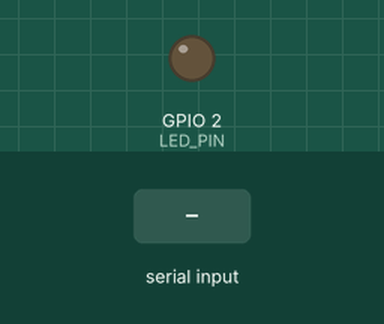
Simulated run of this sketch. Board: ESP32. On the bench: output pins drawn as LEDs (lit = HIGH). The inputs (shaded band) are chosen by the test bench. What the sketch prints to the serial monitor is not drawn.

Above: at 2.2 s.
2.3 s: "fade\n" received over Serial
At 3.37 s:
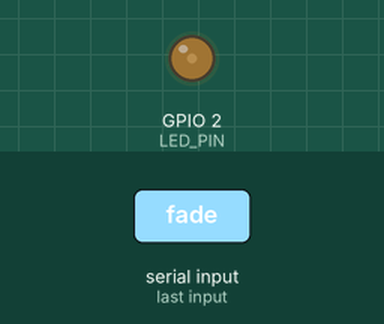
5.3 s: "on\n" received over Serial
6.8 s: "off\n" received over Serial
At 7.2 s:
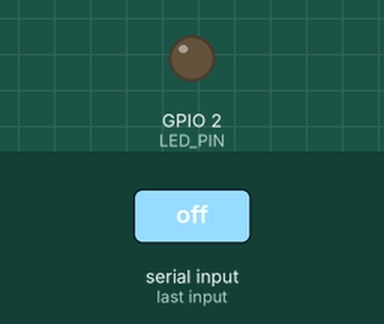
8.3 s: "duty 90\n" received over Serial
At 9.5 s:
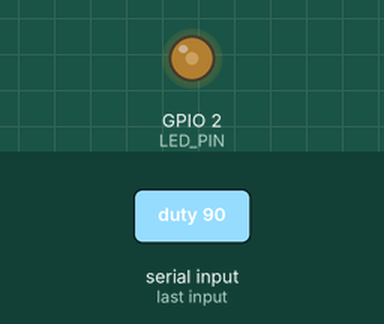
Timing chart, 0 to 10.8 s (numbered marks = the images above; inputs shaded):
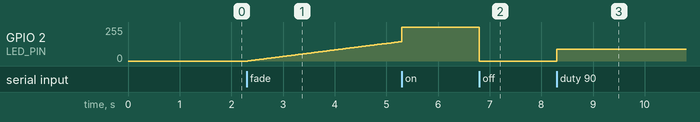

The sketch:

P03_Serial_Command_Controller.ino
```cpp
/*
 * ESP32 综合项目 P03：串口命令控制器
 *
 * 项目目标：
 * 1. 把串口通信、GPIO 输出和 GPIO 输入结合起来
 * 2. 学会设计简单的串口命令协议
 * 3. 学会解析带参数的串口命令
 * 4. 理解如何用非阻塞方式实现 LED 呼吸/渐变效果
 * 5. 理解命令行交互的基本设计思路
 *
 * 前置知识：
 * - 已完成教程 01~05，理解 GPIO、PWM、ADC、串口通信等
 *
 * 关键概念解释：
 *
 * 【串口命令协议】
 * 协议就是通信双方约定的"暗号"。
 * 本项目约定：电脑通过串口发送一行文本命令，ESP32 收到后执行对应动作。
 * 例如：
 * - "on"：点亮 LED
 * - "off"：熄灭 LED
 * - "read"：读取按键状态
 * - "fade"：启动/停止呼吸灯效果
 * - "info"：显示系统信息
 *
 * 为什么用换行符作为命令结束？
 * 因为 Arduino 串口监视器发送时会自动在末尾加换行符（\n），
 * ESP32 可以用 readStringUntil('\n') 方便地读取完整一行。
 *
 * 【字符串解析】
 * 用户输入的命令可能有参数，例如：
 * - "duty 128"：设置 PWM 占空比为 128
 * 需要把一行文本拆分成"命令"和"参数"两部分。
 * 本示例用 String.indexOf(' ') 找到空格位置，再用 substring() 拆分。
 *
 * 【非阻塞式动画】
 * "fade" 命令让 LED 做呼吸效果。如果用 delay() 实现，
 * 呼吸期间程序无法响应新的串口命令。
 * 本项目用 millis() 实现非阻塞呼吸：
 * 每个 loop() 只更新一点点亮度，程序可以继续检查串口。
 *
 * 硬件连接：
 * - LED 正极（长脚） →  ESP32 GPIO2
 * - LED 负极（短脚） →  330Ω 电阻  →  ESP32 GND
 *
 * - 按键一端        →  ESP32 GPIO4
 * - 按键另一端      →  ESP32 GND
 *   （使用内部上拉）
 *
 * 为什么用 GPIO2 和 GPIO4？
 * GPIO2 是板载 LED 常用引脚，GPIO4 支持内部上拉且不会和启动特殊功能冲突，
 * 这两个引脚在前面教程中已经反复使用，容易理解。
 *
 * 常见问题与排查：
 * 1. 发送命令没有反应：
 *    - 检查串口监视器波特率是否为 115200
 *    - 检查串口监视器是否设置为"换行符"（Newline）或"回车换行符"（CRLF）模式
 *    - 检查发送时是否按了回车键
 * 2. "duty XXX" 命令报错：
 *    - 检查 XXX 是否在 0~255 范围内
 *    - 检查命令和数字之间是否有空格
 * 3. fade 命令启动后无法停止：
 *    - 再次发送 "fade" 命令可以停止
 *    - 如果还是停不下来，检查 fadeMode 的处理逻辑
 * 4. read 命令显示按键状态不对：
 *    - 检查按键是否接到了 GPIO4 和 GND
 *    - 内部上拉模式下，未按下为 HIGH，按下为 LOW
 * 5. 命令大小写问题：
 *    - 本程序用 toLowerCase() 把命令转小写，所以 ON、On、on 都可以识别
 */

// 定义引脚
#define LED_PIN     2    // LED 输出引脚
#define BUTTON_PIN  4    // 按键输入引脚

// PWM 参数
#define PWM_FREQ        5000    // PWM 频率 5kHz
#define PWM_RESOLUTION  8       // 8 bit 分辨率，占空比 0~255

// 命令计数器
// 每成功处理一条命令就加 1，用于 info 命令显示统计信息
int commandCount = 0;

// LED 当前状态
// true = 开，false = 关
bool ledState = false;

// 当前 PWM 亮度值，范围 0~255
int currentDuty = 0;

// 呼吸灯模式标志
// true = 正在呼吸，false = 停止呼吸
bool fadeMode = false;

// 呼吸灯相关变量
int fadeDirection = 1;              // 1 表示亮度增加，-1 表示亮度减小
unsigned long lastFadeStep = 0;     // 上次改变亮度的时间
#define FADE_INTERVAL_MS    20      // 呼吸灯每 20ms 改变一次亮度
#define FADE_STEP           1       // 每次改变 1 个单位

void setup() {
  // 初始化串口
  Serial.begin(115200);
  delay(1000);

  Serial.println("================================");
  Serial.println("ESP32 综合项目 P03：串口命令控制器");
  Serial.println("================================");
  Serial.println("可用命令：");
  Serial.println("  on              - 点亮 LED");
  Serial.println("  off             - 熄灭 LED");
  Serial.println("  read            - 读取按键状态");
  Serial.println("  fade            - 启动/停止呼吸灯");
  Serial.println("  info            - 显示系统信息");
  Serial.println("  duty <0~255>    - 设置 PWM 占空比");
  Serial.println("  示例：duty 128");

  // 设置 LED 引脚为输出
  pinMode(LED_PIN, OUTPUT);
  digitalWrite(LED_PIN, LOW);

  // 初始化 PWM
  ledcAttach(LED_PIN, PWM_FREQ, PWM_RESOLUTION);

  // 设置按键引脚为输入，启用内部上拉
  pinMode(BUTTON_PIN, INPUT_PULLUP);
}

void loop() {
  // 检查是否有串口命令
  // Serial.available() 返回缓冲区中等待读取的字节数
  if (Serial.available() > 0) {
    // 读取一行命令，直到遇到换行符
    String command = Serial.readStringUntil('\n');

    // 去掉首尾空白字符（空格、回车、换行等）
    command.trim();

    // 把命令全部转成小写，实现大小写不敏感
    command.toLowerCase();

    // 如果命令为空（用户只按了回车），不处理
    if (command.length() == 0) {
      return;
    }

    // 显示收到的命令，方便调试
    Serial.print(">>> ");
    Serial.println(command);

    // 处理命令
    processCommand(command);

    // 命令计数加 1
    commandCount++;
  }

  // 如果处于呼吸灯模式，更新亮度
  if (fadeMode) {
    updateFade();
  }
}

// 自定义函数：解析并执行串口命令
// 参数 cmd：用户输入的命令字符串
void processCommand(String cmd) {
  // "on" 命令：点亮 LED
  if (cmd == "on") {
    // 退出呼吸模式，避免 on 和 fade 冲突
    fadeMode = false;
    ledState = true;
    currentDuty = 255;
    ledcWrite(LED_PIN, currentDuty);
    Serial.println("LED 已点亮");
  }

  // "off" 命令：熄灭 LED
  else if (cmd == "off") {
    fadeMode = false;
    ledState = false;
    currentDuty = 0;
    ledcWrite(LED_PIN, currentDuty);
    Serial.println("LED 已熄灭");
  }

  // "read" 命令：读取按键状态
  else if (cmd == "read") {
    // digitalRead() 读取 GPIO4 状态
    // 内部上拉：未按下为 HIGH，按下为 LOW
    int buttonState = digitalRead(BUTTON_PIN);

    Serial.print("按键状态：");
    if (buttonState == LOW) {
      Serial.println("按下");
    }
    else {
      Serial.println("松开");
    }
  }

  // "fade" 命令：切换呼吸灯模式
  else if (cmd == "fade") {
    fadeMode = !fadeMode;  // 取反，实现开关切换

    if (fadeMode) {
      Serial.println("呼吸灯已启动，再次发送 fade 可停止");
      // 让呼吸从当前亮度继续，不要突兀跳转
      lastFadeStep = millis();
    }
    else {
      Serial.println("呼吸灯已停止");
      // 停止后保持当前亮度
      ledState = (currentDuty > 0);
    }
  }

  // "info" 命令：显示系统信息
  else if (cmd == "info") {
    Serial.println("--- 系统信息 ---");
    Serial.print("已执行命令数：");
    Serial.println(commandCount);
    Serial.print("LED 状态：");
    Serial.println(ledState ? "开" : "关");
    Serial.print("当前 PWM 占空比：");
    Serial.println(currentDuty);
    Serial.print("呼吸模式：");
    Serial.println(fadeMode ? "运行中" : "已停止");
    Serial.print("芯片型号：");
    Serial.println(ESP.getChipModel());
    Serial.print("CPU 频率：");
    Serial.print(ESP.getCpuFreqMHz());
    Serial.println(" MHz");
    Serial.print("Flash 大小：");
    Serial.print(ESP.getFlashChipSize() / 1024 / 1024);
    Serial.println(" MB");
    Serial.print("已运行时间：");
    Serial.print(millis() / 1000);
    Serial.println(" 秒");
  }

  // "duty XXX" 命令：设置 PWM 占空比
  else if (cmd.startsWith("duty ")) {
    // 找到空格位置
    int spaceIndex = cmd.indexOf(' ');

    // 取出空格后面的数字部分
    String valueStr = cmd.substring(spaceIndex + 1);

    // 把字符串转换成整数
    int duty = valueStr.toInt();

    // 检查数值是否在合法范围内
    if (duty >= 0 && duty <= 255) {
      fadeMode = false;  // 退出呼吸模式
      currentDuty = duty;
      ledState = (duty > 0);
      ledcWrite(LED_PIN, currentDuty);
      Serial.print("PWM 占空比已设置为：");
      Serial.println(currentDuty);
    }
    else {
      Serial.println("错误：占空比必须在 0~255 之间");
    }
  }

  // 未知命令
  else {
    Serial.println("未知命令，可输入 info 查看帮助");
  }
}

// 自定义函数：非阻塞式更新呼吸灯
// 每个 loop() 只改变一点点亮度，不会阻塞串口命令处理
void updateFade() {
  // 检查是否到了该改变亮度的时间
  if (millis() - lastFadeStep >= FADE_INTERVAL_MS) {
    lastFadeStep = millis();

    // 改变亮度
    currentDuty += FADE_STEP * fadeDirection;

    // 到达边界时改变方向
    if (currentDuty >= 255) {
      currentDuty = 255;
      fadeDirection = -1;
    }
    else if (currentDuty <= 0) {
      currentDuty = 0;
      fadeDirection = 1;
    }

    // 输出 PWM
    ledcWrite(LED_PIN, currentDuty);

    // 打印当前亮度，方便观察
    // 注意：为了避免串口刷屏，这里只在边界时打印
    if (currentDuty == 0 || currentDuty == 255) {
      Serial.print("呼吸灯边界值：");
      Serial.println(currentDuty);
    }
  }
}

/*
 * 扩展挑战：
 * 1. 增加 "blink <次数> <间隔>" 命令，比如 "blink 5 300" 让 LED 闪烁 5 次，每次 300ms。
 * 2. 增加 "status" 命令，以 JSON 格式返回当前 LED 状态、亮度、按键状态、运行时间。
 * 3. 增加 "adc" 命令，读取某个 ADC 引脚（比如光敏电阻）并返回数值。
 * 4. 用状态机重构命令处理逻辑，让添加新命令更容易。
 * 5. 把串口命令改成蓝牙串口命令，实现无线控制（结合项目 P07 的思路）。
 */
```

Measured:
- after the input at 2.3 s, GPIO 2 (LED_PIN): moves from 0/255 to 145/255 over 3.0 s, starting at once
- after the input at 6.8 s, GPIO 2 (LED_PIN): 255/255 → 0/255 at once
- after the input at 8.3 s, GPIO 2 (LED_PIN): 0/255 → 90/255 at once
